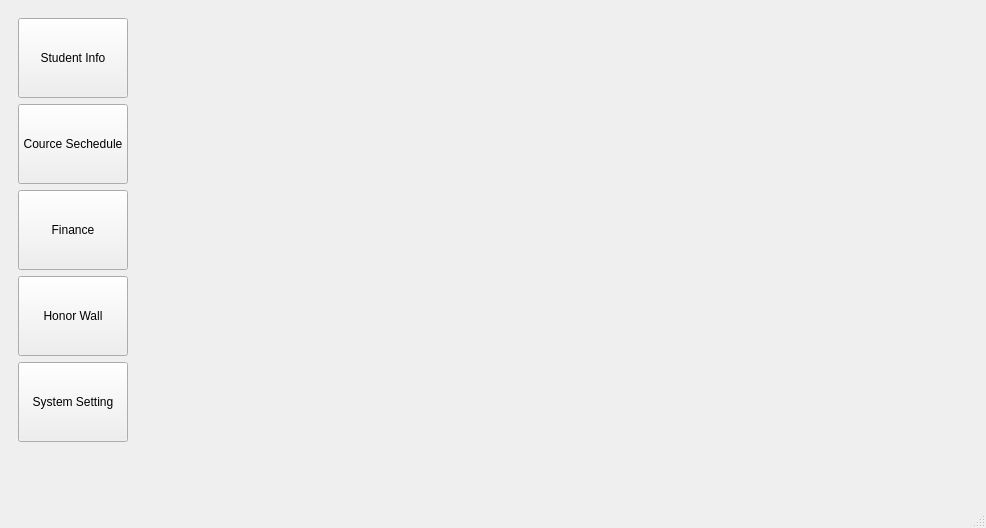
<?xml version="1.0" encoding="UTF-8"?>
<ui version="4.0">
 <class>MainWindow</class>
 <widget class="QMainWindow" name="MainWindow">
  <property name="geometry">
   <rect>
    <x>0</x>
    <y>0</y>
    <width>986</width>
    <height>528</height>
   </rect>
  </property>
  <property name="windowTitle">
   <string>MainWindow</string>
  </property>
  <widget class="QWidget" name="centralwidget">
   <layout class="QHBoxLayout" name="horizontalLayout">
    <item>
     <widget class="QWidget" name="widget" native="true">
      <property name="minimumSize">
       <size>
        <width>80</width>
        <height>0</height>
       </size>
      </property>
      <layout class="QVBoxLayout" name="verticalLayout">
       <item>
        <widget class="QToolButton" name="btnStudentinfo">
         <property name="minimumSize">
          <size>
           <width>110</width>
           <height>80</height>
          </size>
         </property>
         <property name="text">
          <string>Student Info</string>
         </property>
         <property name="icon">
          <iconset>
           <normaloff>C:/Users/NGR/Desktop/book.png</normaloff>C:/Users/NGR/Desktop/book.png</iconset>
         </property>
         <property name="iconSize">
          <size>
           <width>80</width>
           <height>80</height>
          </size>
         </property>
         <property name="checkable">
          <bool>true</bool>
         </property>
         <property name="toolButtonStyle">
          <enum>Qt::ToolButtonStyle::ToolButtonTextUnderIcon</enum>
         </property>
        </widget>
       </item>
       <item>
        <widget class="QToolButton" name="btnSechedule">
         <property name="minimumSize">
          <size>
           <width>110</width>
           <height>80</height>
          </size>
         </property>
         <property name="text">
          <string>Cource Sechedule</string>
         </property>
         <property name="icon">
          <iconset resource="res.qrc">
           <normaloff>:/icon/sechedule1.ico</normaloff>:/icon/sechedule1.ico</iconset>
         </property>
         <property name="iconSize">
          <size>
           <width>80</width>
           <height>80</height>
          </size>
         </property>
         <property name="checkable">
          <bool>true</bool>
         </property>
         <property name="toolButtonStyle">
          <enum>Qt::ToolButtonStyle::ToolButtonTextUnderIcon</enum>
         </property>
        </widget>
       </item>
       <item>
        <widget class="QToolButton" name="btnFinance">
         <property name="minimumSize">
          <size>
           <width>110</width>
           <height>80</height>
          </size>
         </property>
         <property name="text">
          <string>Finance</string>
         </property>
         <property name="icon">
          <iconset resource="res.qrc">
           <normaloff>:/icon/money-box.png</normaloff>:/icon/money-box.png</iconset>
         </property>
         <property name="iconSize">
          <size>
           <width>80</width>
           <height>80</height>
          </size>
         </property>
         <property name="checkable">
          <bool>true</bool>
         </property>
         <property name="toolButtonStyle">
          <enum>Qt::ToolButtonStyle::ToolButtonTextUnderIcon</enum>
         </property>
        </widget>
       </item>
       <item>
        <widget class="QToolButton" name="btnHonorWall">
         <property name="minimumSize">
          <size>
           <width>110</width>
           <height>80</height>
          </size>
         </property>
         <property name="text">
          <string>Honor Wall</string>
         </property>
         <property name="icon">
          <iconset resource="res.qrc">
           <normaloff>:/icon/rewards.ico</normaloff>:/icon/rewards.ico</iconset>
         </property>
         <property name="iconSize">
          <size>
           <width>80</width>
           <height>80</height>
          </size>
         </property>
         <property name="checkable">
          <bool>true</bool>
         </property>
         <property name="toolButtonStyle">
          <enum>Qt::ToolButtonStyle::ToolButtonTextUnderIcon</enum>
         </property>
        </widget>
       </item>
       <item>
        <widget class="QToolButton" name="btnSystemset">
         <property name="minimumSize">
          <size>
           <width>110</width>
           <height>80</height>
          </size>
         </property>
         <property name="text">
          <string>System Setting</string>
         </property>
         <property name="icon">
          <iconset resource="res.qrc">
           <normaloff>:/icon/tool.png</normaloff>:/icon/tool.png</iconset>
         </property>
         <property name="iconSize">
          <size>
           <width>80</width>
           <height>80</height>
          </size>
         </property>
         <property name="checkable">
          <bool>true</bool>
         </property>
         <property name="toolButtonStyle">
          <enum>Qt::ToolButtonStyle::ToolButtonTextUnderIcon</enum>
         </property>
        </widget>
       </item>
       <item>
        <spacer name="verticalSpacer">
         <property name="orientation">
          <enum>Qt::Orientation::Vertical</enum>
         </property>
         <property name="sizeHint" stdset="0">
          <size>
           <width>20</width>
           <height>27</height>
          </size>
         </property>
        </spacer>
       </item>
      </layout>
     </widget>
    </item>
    <item>
     <widget class="QStackedWidget" name="stackedWidget">
      <property name="minimumSize">
       <size>
        <width>80</width>
        <height>80</height>
       </size>
      </property>
      <property name="currentIndex">
       <number>3</number>
      </property>
      <widget class="StudentInfoWidget" name="pageStudentinfo"/>
      <widget class="ScheduleWidget" name="pageSechedule"/>
      <widget class="FinancialWidget" name="pageFinance"/>
      <widget class="QWidget" name="pageHonor"/>
      <widget class="QWidget" name="pageSystemsetting">
       <widget class="QPushButton" name="pushButton_5">
        <property name="geometry">
         <rect>
          <x>90</x>
          <y>130</y>
          <width>75</width>
          <height>24</height>
         </rect>
        </property>
        <property name="text">
         <string>4</string>
        </property>
       </widget>
      </widget>
     </widget>
    </item>
   </layout>
  </widget>
  <widget class="QStatusBar" name="statusbar"/>
 </widget>
 <customwidgets>
  <customwidget>
   <class>StudentInfoWidget</class>
   <extends>QWidget</extends>
   <header location="global">studentinfowidget.h</header>
   <container>1</container>
  </customwidget>
  <customwidget>
   <class>ScheduleWidget</class>
   <extends>QWidget</extends>
   <header location="global">schedulewidget.h</header>
   <container>1</container>
  </customwidget>
  <customwidget>
   <class>FinancialWidget</class>
   <extends>QWidget</extends>
   <header>financialwidget.h</header>
   <container>1</container>
  </customwidget>
 </customwidgets>
 <resources>
  <include location="res.qrc"/>
 </resources>
 <connections/>
</ui>
